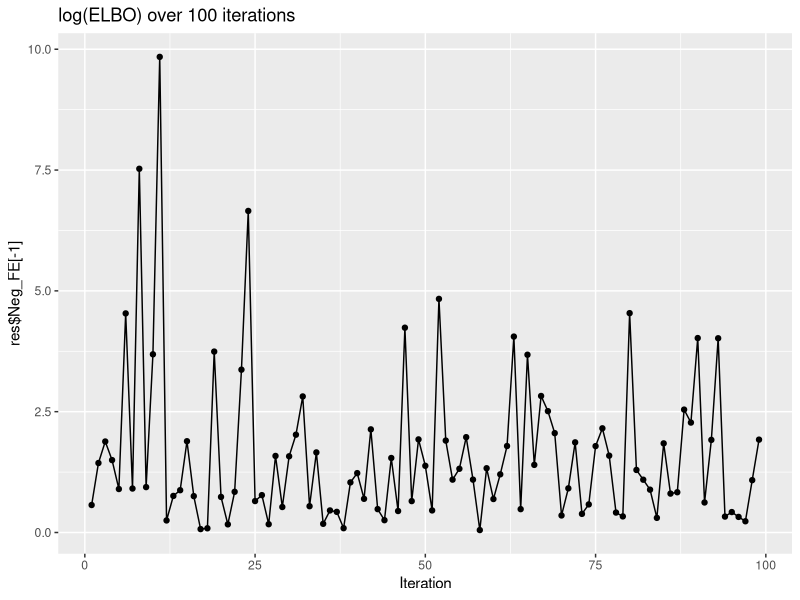

This figure's R source:
## ---- include = FALSE----------------------------------------------------
knitr::opts_chunk$set(
  collapse = TRUE,
  comment = "#>"
)

## ----setup---------------------------------------------------------------
#Load the library SDA4D
#library(SDA4D)

## ----generatedata--------------------------------------------------------
set.seed(42)
# generatedData <- generate_example_data()
# 
# dim(generatedData$dataTensor)
# 
# lapply(generateData,dim)

## ----runmethod-----------------------------------------------------------
#res<-RunSDA4D(generatedData$dataTensor,dimn_vector = c(),maxiters = 100,stopping=FALSE)

## ----plotELBO,fig.width=8,fig.height=6,echo=FALSE------------------------
res<-list(Neg_FE=exp(rnorm(100)))
# plot(log(res$Neg_FE[-1]),col='red',pch=4,xlab='Iteration',main='log(ELBO) over 100 iterations')
# lines(log(res$Neg_FE[-1]),col='red')

## ----plotELBOqplot,echo=FALSE,fig.width=6,fig.height=4-------------------
library(ggplot2)
qplot(x=c(1:length(res$Neg_FE[-1])),y=res$Neg_FE[-1],geom=c("point", "line"))+xlab('Iteration')+ggtitle('log(ELBO) over 100 iterations')

## ----outputnames---------------------------------------------------------
names(res)

